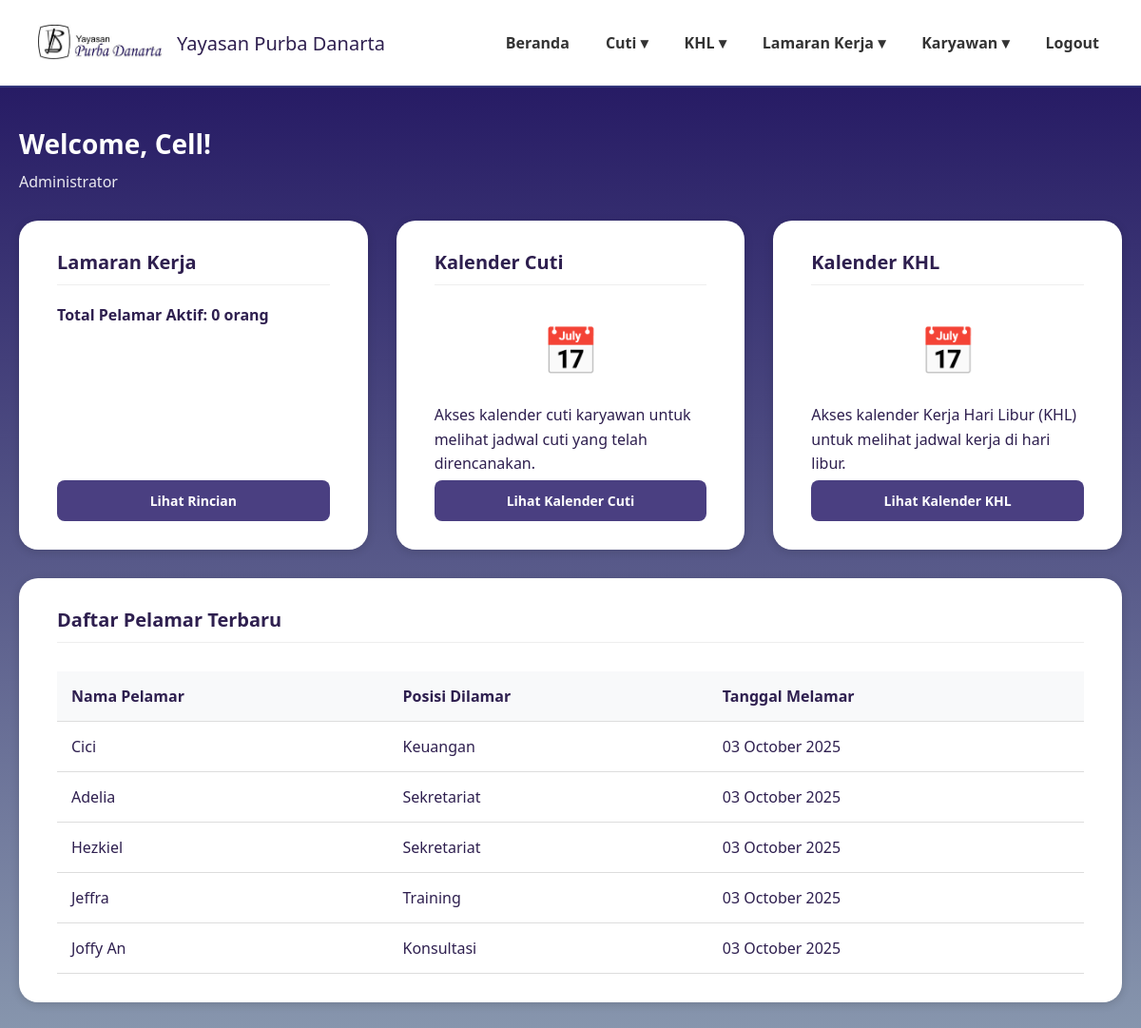
Before: /dashboardadmin.php with the older database file.
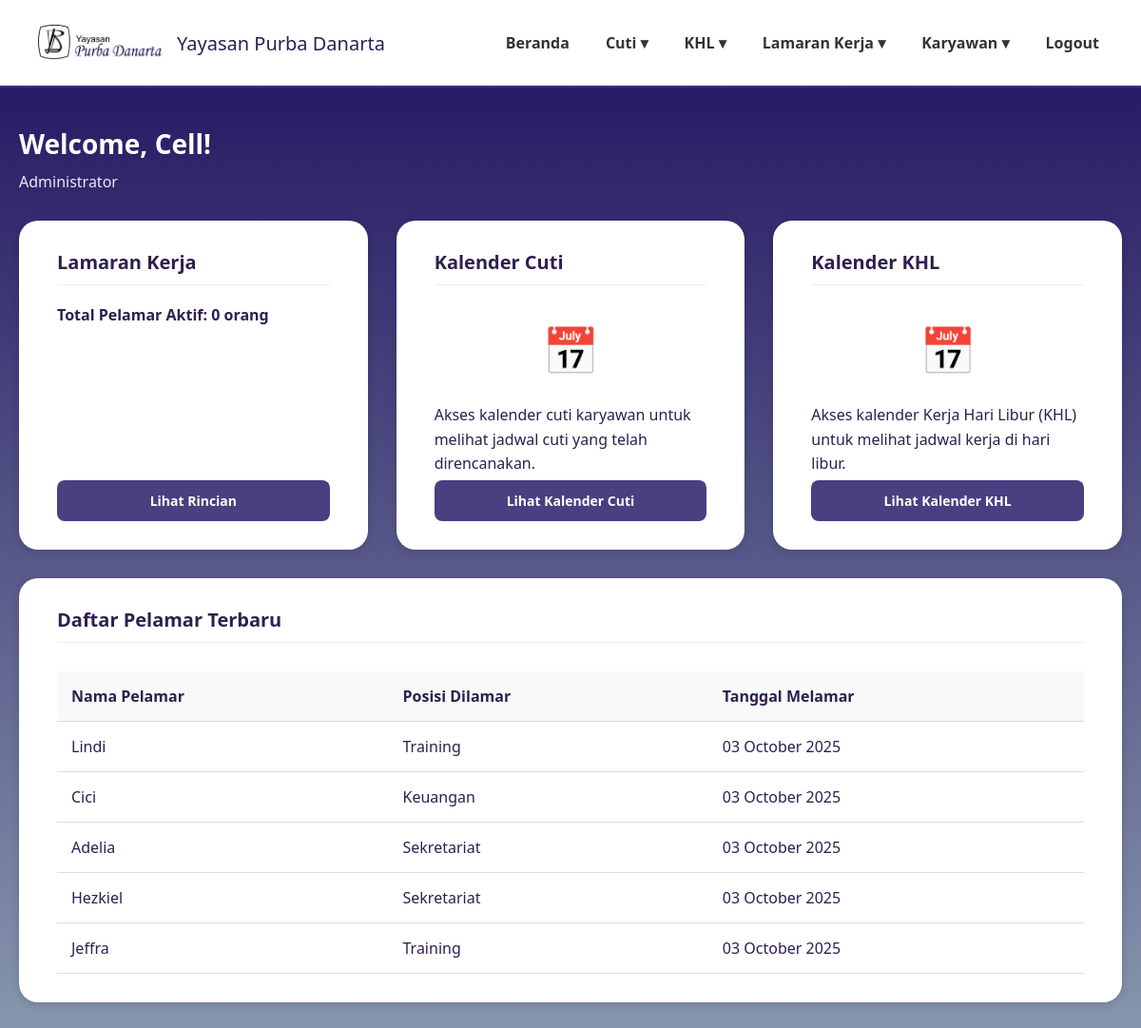
After: the same page with the newer database file.
### tables this page shows
CREATE TABLE `data_pelamar` (
  `id` int(11) NOT NULL,
  `user_id` int(11) NOT NULL,
  `nama_lengkap` varchar(100) DEFAULT NULL,
  `posisi_dilamar` varchar(100) DEFAULT NULL,
  `jenis_kelamin` varchar(20) DEFAULT NULL,
  `tempat_lahir` varchar(100) DEFAULT NULL,
  `tanggal_lahir` date DEFAULT NULL,
  `nik` varchar(50) DEFAULT NULL,
  `alamat_rumah` text DEFAULT NULL,
  `alamat_domisili` text DEFAULT NULL,
  `no_telp` varchar(20) DEFAULT NULL,
  `email` varchar(100) DEFAULT NULL,
  `agama` varchar(50) DEFAULT NULL,
  `kontak_darurat` varchar(50) DEFAULT NULL,
  `pendidikan_terakhir` varchar(50) DEFAULT NULL,
  `surat_lamaran` varchar(255) DEFAULT NULL,
  `cv` varchar(255) DEFAULT NULL,
  `photo_formal` varchar(255) DEFAULT NULL,
  `ijazah_transkrip` varchar(255) DEFAULT NULL,
  `berkas_pendukung` varchar(255) DEFAULT NULL,
  `ktp` varchar(255) DEFAULT NULL,
  `status` varchar(50) DEFAULT 'Menunggu Proses',
  `status_seleksi` varchar(100) DEFAULT 'Proses seleksi sedang berlangsung',
  `pengumuman` text DEFAULT 'Belum ada pengumuman saat ini.',
  `created_at` timestamp NOT NULL DEFAULT current_timestamp()
);

### dashboardadmin.php (the view, shortened to what this page needs)
<?php
require 'config.php';
$query_total_pelamar = "SELECT COUNT(id) AS total FROM data_pelamar WHERE status = 'Menunggu Proses'";
$result_total = $conn->query($query_total_pelamar);
$total_pelamar = $result_total->fetch_assoc()['total'] ?? 0;
$query_tabel = "SELECT nama_lengkap, posisi_dilamar, created_at FROM data_pelamar ORDER BY created_at DESC LIMIT 5";
$result_tabel = $conn->query($query_tabel);
?>
<!DOCTYPE html>
<html lang="id">
<head>
</head>
<body>
<header>
  <div class="logo">
    <img src="image/namayayasan.png" alt="Logo Yayasan">
    <span>Yayasan Purba Danarta</span>
  </div>
    <nav>
        <ul>
        <li><a href="dashboardadmin.php">Beranda</a></li>
        <li><a href="#">Cuti ▾</a>
        </li>
        <li><a href="#">KHL ▾</a>
        </li>
        <li><a href="#">Lamaran Kerja ▾</a>
        </li>
        <li><a href="#">Karyawan ▾</a>
        </li>
          <ul>
                <li><a href="logout2.php">Logout</a></li>
            </ul>
        </ul>
    </nav>
</header>
<main>
    <h1>Welcome, Cell!</h1>
    <p class="admin-title">Administrator</p>
    <div class="dashboard-grid">
        <div class="card">
            <h3>Lamaran Kerja</h3>
            <p><strong>Total Pelamar Aktif: <?php echo $total_pelamar; ?> orang</strong></p>
            <a href="administrasi_pelamar.php" class="btn">Lihat Rincian</a>
        </div>
        <div class="card">
            <h3>Kalender Cuti</h3>
            <div class="calendar-icon">📅</div>
            <p>Akses kalender cuti karyawan untuk melihat jadwal cuti yang telah direncanakan.</p>
            <a href="kalender_cuti.php" class="btn">Lihat Kalender Cuti</a>
        </div>
        <div class="card">
            <h3>Kalender KHL</h3>
            <div class="calendar-icon">📅</div>
            <p>Akses kalender Kerja Hari Libur (KHL) untuk melihat jadwal kerja di hari libur.</p>
            <a href="kalender_khl.php" class="btn">Lihat Kalender KHL</a>
        </div>
    </div>
    <div class="card">
        <h3>Daftar Pelamar Terbaru</h3>
        <table class="data-table">
            <thead>
                <tr>
                    <th>Nama Pelamar</th>
                    <th>Posisi Dilamar</th>
                    <th>Tanggal Melamar</th>
                </tr>
            </thead>
            <tbody>
                <?php if ($result_tabel->num_rows > 0): ?>
                    <?php while($row = $result_tabel->fetch_assoc()): ?>
                        <tr>
                            <td><?= htmlspecialchars($row['nama_lengkap']) ?></td>
                            <td><?= htmlspecialchars($row['posisi_dilamar']) ?></td>
                            <td><?= date('d F Y', strtotime($row['created_at'])) ?></td>
                        </tr>
                    <?php endwhile; ?>
                <?php else: ?>
                    <tr>
                        <td colspan="3">Tidak ada data pelamar saat ini.</td>
                    </tr>
                <?php endif; ?>
            </tbody>
        </table>
    </div>
</main>
</body>
</html>

Changed rows visible on the page:
no longer on this page (row unchanged): data_pelamar: nama_lengkap "Joffy An", posisi_dilamar "Konsultasi", created_at "03 October 2025"
added data_pelamar: nama_lengkap "Lindi", posisi_dilamar "Training", created_at "03 October 2025"
